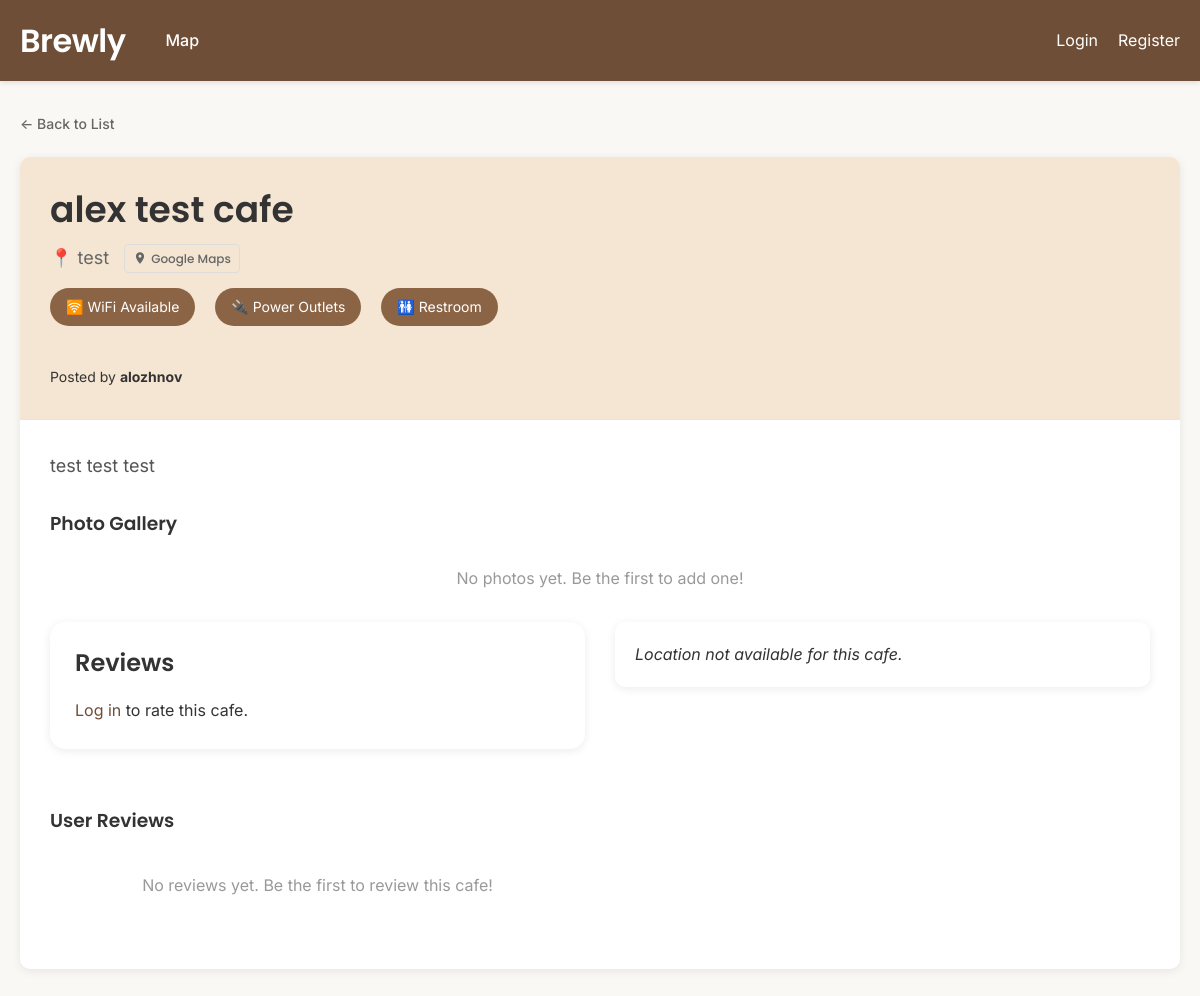
The page /cafes/cafe/2/ on the database as committed earlier.
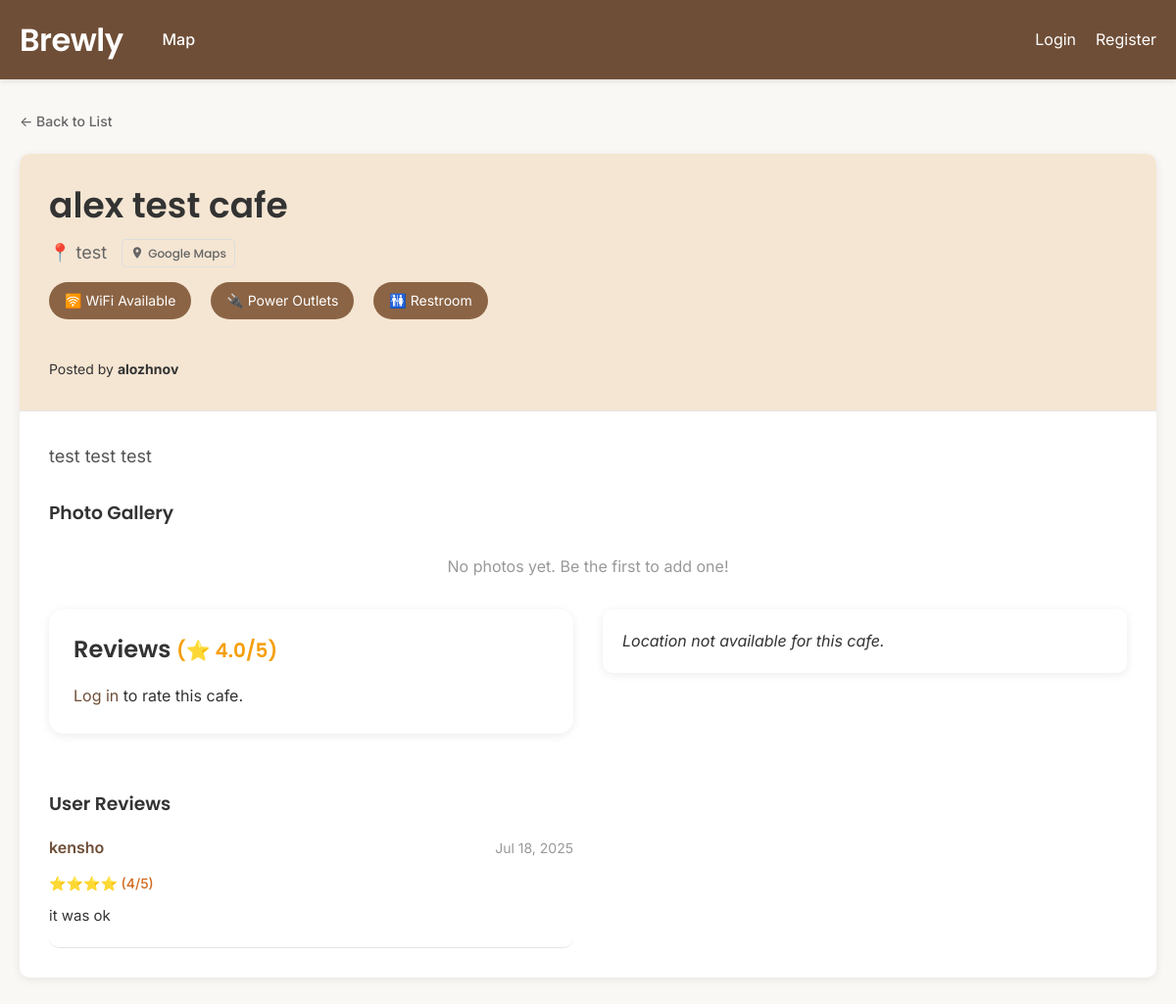
The same page on the database as committed later.
### cafes/models.py (models this page shows, shortened)
class Cafe(models.Model):
    name = models.CharField(max_length=100)
    address = models.CharField(max_length=200)
    description = models.TextField(blank=True)
    photo = models.ImageField(upload_to='cafes/', blank=True)
    has_wifi = models.BooleanField(default=False)
    has_power_outlet = models.BooleanField(default=False)
    has_restroom = models.BooleanField(default=False)
    posted_by = models.ForeignKey(User, on_delete=models.CASCADE)
    posted_at = models.DateTimeField(auto_now_add=True)
    latitude = models.FloatField(null=True, blank=True)
    longitude = models.FloatField(null=True, blank=True)
    opening_time = models.TimeField(null=True, blank=True)
    closing_time = models.TimeField(null=True, blank=True)
    def average_rating(self):
        ratings = self.ratings.all()
        if ratings:
            return sum(r.stars for r in ratings) / len(ratings)
        return 0

class Rating(models.Model):
    cafe = models.ForeignKey(Cafe, on_delete=models.CASCADE, related_name='ratings')
    user = models.ForeignKey(User, on_delete=models.CASCADE)
    stars = models.IntegerField()
    comment = models.TextField(blank=True)
    created_at = models.DateTimeField(auto_now_add=True)
    class Meta:
        unique_together = ('cafe', 'user') # each user can only rate each cafe once

### cafes/views.py (the view)
# urls.py: path('cafe/<int:pk>/', views.CafeDetailView.as_view(), name='cafe-detail'),
class CafeDetailView(DetailView):
    model = Cafe
    template_name = 'cafes/cafe_detail.html'
    context_object_name = 'cafe'
    def get_context_data(self, **kwargs):
        context = super().get_context_data(**kwargs)
        user = self.request.user
        cafe = self.get_object()
        context['is_bookmarked'] = False
        if user.is_authenticated:
            context['is_bookmarked'] = cafe.bookmarked_by.filter(user=user).exists()
        context['photos'] = cafe.photos.all()
        context['photo_form'] = CafePhotoForm()
        return context

### cafes/templates/cafes/cafe_detail.html (shortened to what the changed rows need)
{% extends "base.html" %}
{% block content %}
  <div class="cafe-detail-container">
    <div class="cafe-detail-header">
      <div style="display: flex; justify-content: space-between; align-items: flex-start;">
        <div>
          <h1 class="cafe-detail-title">{{ cafe.name }}</h1>
          <div style="display: flex; align-items: center; gap: 15px;">
            <p class="cafe-detail-address">📍 {{ cafe.address }}</p>
            <a href="https://maps.google.com?q={{ cafe.address|urlencode }}" target="_blank" class="maps-btn">
              <svg width="14" height="14" viewBox="0 0 24 24" fill="currentColor">
                <path d="M12 2C8.13 2 5 5.13 5 9c0 5.25 7 13 7 13s7-7.75 7-13c0-3.87-3.13-7-7-7zm0 9.5c-1.38 0-2.5-1.12-2.5-2.5s1.12-2.5 2.5-2.5 2.5 1.12 2.5 2.5-1.12 2.5-2.5 2.5z"/>
              </svg>
              Google Maps
            </a>
          </div>
          <div class="cafe-amenities" style="margin-top: 15px;">
            {% if cafe.has_wifi %}
              <span class="amenity-badge">🛜 WiFi Available</span>
            {% endif %}
            {% if cafe.has_power_outlet %}
              <span class="amenity-badge">🔌 Power Outlets</span>
            {% endif %}
            {% if cafe.has_restroom %}
              <span class="amenity-badge">🚻 Restroom</span>
            {% endif %}
          </div>
        </div>
      </div>
      <div class="posted-by-section">
        <span class="small-text">Posted by <strong>{{ cafe.posted_by.username }}</strong></span>
      </div>
    </div>
    <div class="cafe-detail-body">
      <div class="mb-30">
        <p style="font-size: 18px; line-height: 1.8; color: #555;">{{ cafe.description }}</p>
      </div>
      <div class="review-map-container mt-30">
        <div class="review-form-section">
          <h2 class="comments-title" style="margin: 0 0 20px 0;">Reviews{% if cafe.average_rating > 0 %} <span style="font-size: 20px; color: #f59e0b;">(⭐ {{ cafe.average_rating|floatformat:1 }}/5)</span>{% endif %}</h2>
        </div>
      <div class="mt-30">
        <div class="reviews-content">
          {% for rating in cafe.ratings.all %}
            <div class="comment-item" style="position: relative;">
              <div class="comment-header">
                <span class="comment-author">{{ rating.user.username }}</span>
                <div style="display: flex; align-items: center; gap: 10px;">
                  <span class="comment-date">{{ rating.created_at|date:"M d, Y" }}</span>
                </div>
              </div>
              <div class="comment-rating">
                {% if rating.stars == 1 %}⭐
                {% elif rating.stars == 2 %}⭐⭐
                {% elif rating.stars == 3 %}⭐⭐⭐
                {% elif rating.stars == 4 %}⭐⭐⭐⭐
                {% elif rating.stars == 5 %}⭐⭐⭐⭐⭐
                {% endif %} ({{ rating.stars }}/5)
              </div>
              {% if rating.comment %}
                <p class="comment-text">{{ rating.comment }}</p>
              {% endif %}
            </div>
          {% empty %}
            <div class="text-center" style="padding: 40px 0; color: #999;">
              <p>No reviews yet. Be the first to review this cafe!</p>
            </div>
          {% endfor %}
        </div>
      </div>
    </div>
  </div>
{% endblock %}

Rows that differ between the two databases and show on the page:
shown differently, row unchanged: Cafe "alex test cafe": average_rating (not shown) → "4.0"
added Rating: user.username "kensho", created_at "Jul 18, 2025", stars "4", comment "it was ok"
Other text that changed with them:
text no longer shown: "No reviews yet. Be the first to review this cafe!"
text now shown: "(⭐ /5)"
